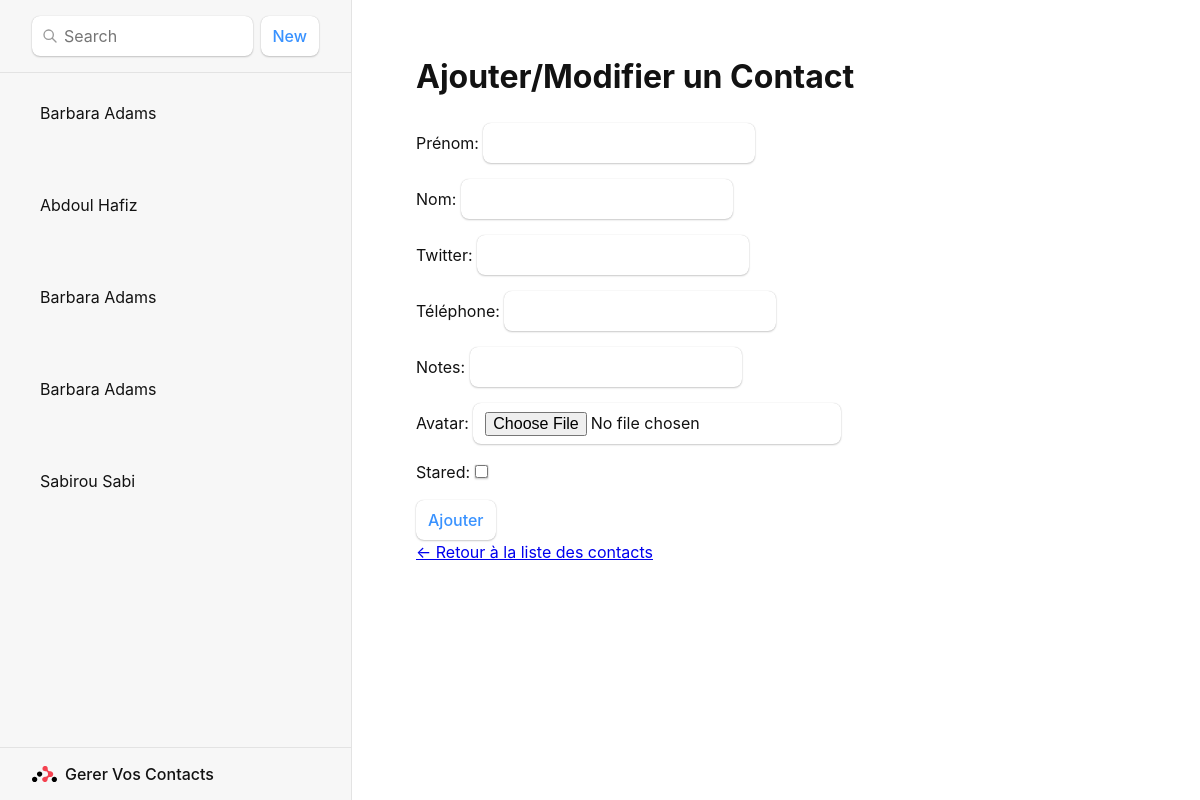
The page /contact/create/ on the database its author committed.
### contacts/models.py (models this page shows)
class Contact(models.Model):
    first_name = models.CharField(max_length=50)
    last_name = models.CharField(max_length=50)
    twitter = models.CharField(max_length=50,blank=True,null=True)
    phone = models.CharField(max_length=100, unique=True)
    notes = models.CharField(max_length=500,blank=True,null=True)
    avatar = models.ImageField(null=True,default=None,blank=True)
    stared = models.BooleanField()

### ges_contacts/views.py (the view)
# urls.py: path('contact/create/', views.contact_create, name='contact_create'),
def contact_create(request):
    if request.method == 'POST':
        form = ContactForm(request.POST)
        if form.is_valid():
            form.save()
            return redirect('index')
    else:
        contacts = Contact.objects.all()
        form = ContactForm()
    return render(request, 'contacts/create.html', {'form': form,'contacts': contacts})

### ges_contacts/forms.py
class ContactForm(forms.ModelForm):
    class Meta:
        model = Contact
        fields = '__all__'
        labels = {
            'first_name': 'Prénom',
            'last_name': 'Nom',
            'phone': 'Téléphone',
        }
        widgets = {
            'first_name': forms.TextInput(attrs={'class': 'w-full px-3 py-2 border rounded'}),
            'last_name': forms.TextInput(attrs={'class': 'w-full px-3 py-2 border rounded'}),
            'phone': forms.TextInput(attrs={'class': 'w-full px-3 py-2 border rounded'}),
        }

### ges_contacts/templates/contacts/create.html (shortened to what this page needs)
{% extends "./index.html" %}
{% block outlet %}
  <h1>Ajouter/Modifier un Contact</h1>
  <form method="post">
    {{ form.as_p }}
    <button type="submit" class="mt-4 bg-blue-500 text-white px-4 py-2 rounded">Ajouter</button>
  </form>
  <a href="{% url 'index' %}" class="text-green-600"> <- Retour à la liste des contacts</a>
{% endblock %}

### ges_contacts/templates/contacts/index.html (shortened to what this page needs)
{% extends '../base.html' %}
{% block content %}
<div id="sidebar">
  <h1>Gerer Vos Contacts</h1>
  <div>
    <form id="search-form" role="search">
      <input id="q" aria-label="Search contacts" placeholder="Search" type="search" name="q" />
    </form>
    <a href="{% url 'contact_create' %}">
      <button type="submit">New</button>
    </a>
  </div>
  <nav>
   <div id="uldiv">
    {% if contacts %}
    <ul id="cl">
      {% for contact in contacts %}
      <li>
        <a href="{% url 'contact_show' pk=contact.pk %}">
          {{ contact.first_name|default:"" }} {{ contact.last_name|default:"" }}
        </a>
      </li>
      {% endfor %}
    </ul>
    {% else %}
   </div>
    <p>
      <i>No contacts</i>
    </p>
    {% endif %}
  </nav>
</div>
<div id="detail" class="{% if navigation_state == 'loading' %}loading{% endif %}">
  {% block outlet %}{% endblock %}
</div>
{% endblock %}

### ges_contacts/static/css/index.css (style rules this page uses)
html { box-sizing: border-box; }
*, *:before, *:after { box-sizing: inherit; }
body { font-family: -apple-system, BlinkMacSystemFont, "Segoe UI", "Roboto", "Oxygen", "Ubuntu", "Cantarell", "Fira Sans", "Droid Sans", "Helvetica Neue", sans-serif; -webkit-font-smoothing: antialiased; -moz-osx-font-smoothing: grayscale; }
html, body { height: 100%; margin: 0; line-height: 1.5; color: #121212; }
textarea, input, button { font-size: 1rem; font-family: inherit; border: none; border-radius: 8px; padding: 0.5rem 0.75rem; box-shadow: 0 0px 1px hsla(0, 0%, 0%, 0.2), 0 1px 2px hsla(0, 0%, 0%, 0.2); background-color: white; line-height: 1.5; margin: 0; }
button { color: #3992ff; font-weight: 500; }
#sidebar { width: 22rem; background-color: #f7f7f7; border-right: solid 1px #e3e3e3; display: flex; flex-direction: column; }
#sidebar > * { padding-left: 2rem; padding-right: 2rem; }
#sidebar h1 { font-size: 1rem; font-weight: 500; display: flex; align-items: center; margin: 0; padding: 1rem 2rem; border-top: 1px solid #e3e3e3; order: 1; line-height: 1; }
#sidebar h1::before { margin-right: 0.5rem; position: relative; top: 1px; }
#sidebar > div { display: flex; align-items: center; gap: 0.5rem; padding-top: 1rem; padding-bottom: 1rem; border-bottom: 1px solid #e3e3e3; }
#sidebar > div form { position: relative; }
#sidebar > div form input[type="search"] { width: 100%; padding-left: 2rem; background-repeat: no-repeat; background-position: 0.625rem 0.75rem; background-size: 1rem; position: relative; }
#sidebar nav { flex: 1; overflow: auto; padding-top: 1rem; }
#sidebar ul { padding: 0; margin: 0; list-style: none; }
#sidebar li { margin: 0.25rem 0; }
#sidebar nav a { display: flex; align-items: center; justify-content: space-between; overflow: hidden; white-space: pre; padding: 0.5rem; border-radius: 8px; color: inherit; text-decoration: none; gap: 1rem; }
#detail { flex: 1; padding: 2rem 4rem; width: 100%; }

### rows shown on the page
Contact: first_name "Barbara", last_name "Adams"
Contact: first_name "Abdoul", last_name "Hafiz"
Contact: first_name "Barbara", last_name "Adams"
Contact: first_name "Barbara", last_name "Adams"
Contact: first_name "Sabirou", last_name "Sabi"
